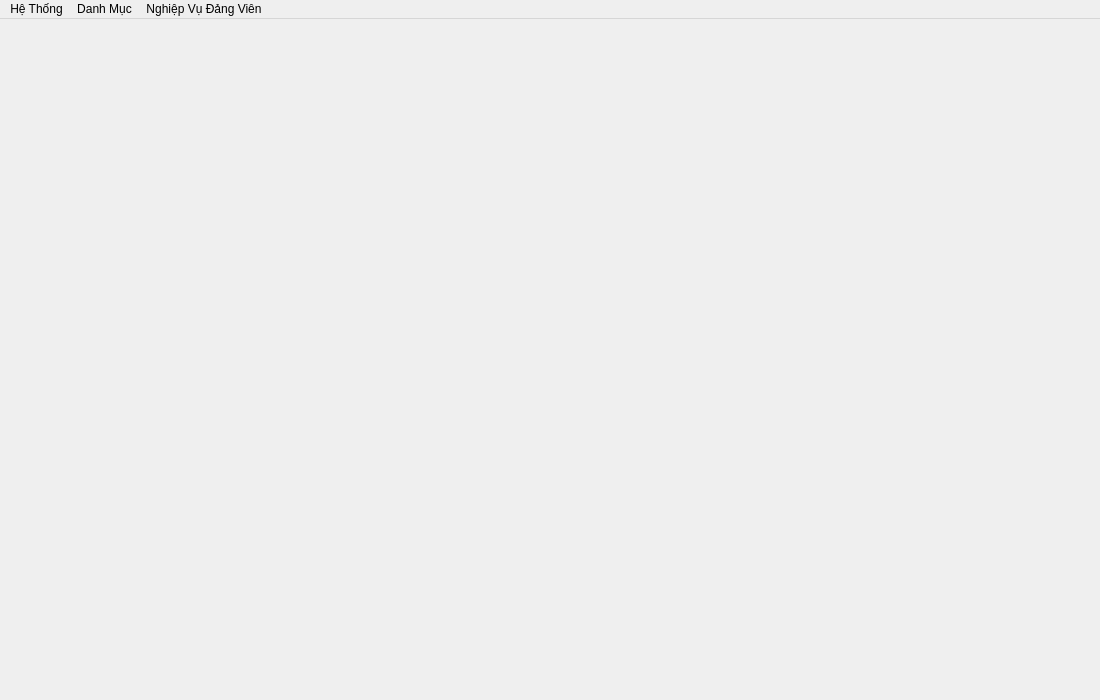
<?xml version="1.0" encoding="UTF-8"?>
<ui version="4.0">
 <class>MainWindow</class>
 <widget class="QMainWindow" name="MainWindow">
  <property name="geometry">
   <rect>
    <x>0</x>
    <y>0</y>
    <width>1100</width>
    <height>700</height>
   </rect>
  </property>
  <property name="sizePolicy">
   <sizepolicy hsizetype="Minimum" vsizetype="Minimum">
    <horstretch>0</horstretch>
    <verstretch>0</verstretch>
   </sizepolicy>
  </property>
  <property name="minimumSize">
   <size>
    <width>1100</width>
    <height>700</height>
   </size>
  </property>
  <property name="maximumSize">
   <size>
    <width>1100</width>
    <height>700</height>
   </size>
  </property>
  <property name="windowTitle">
   <string>Quản Lý Thông Tin Đảng Viên</string>
  </property>
  <widget class="QWidget" name="centralwidget">
   <property name="sizePolicy">
    <sizepolicy hsizetype="Fixed" vsizetype="Fixed">
     <horstretch>0</horstretch>
     <verstretch>0</verstretch>
    </sizepolicy>
   </property>
   <widget class="QLabel" name="label_background">
    <property name="geometry">
     <rect>
      <x>0</x>
      <y>0</y>
      <width>1101</width>
      <height>681</height>
     </rect>
    </property>
    <property name="sizePolicy">
     <sizepolicy hsizetype="Fixed" vsizetype="Fixed">
      <horstretch>0</horstretch>
      <verstretch>0</verstretch>
     </sizepolicy>
    </property>
    <property name="text">
     <string/>
    </property>
    <property name="pixmap">
     <pixmap>resources/background.jpg</pixmap>
    </property>
    <property name="scaledContents">
     <bool>true</bool>
    </property>
   </widget>
  </widget>
  <widget class="QMenuBar" name="menubar">
   <property name="geometry">
    <rect>
     <x>0</x>
     <y>0</y>
     <width>1100</width>
     <height>21</height>
    </rect>
   </property>
   <property name="sizePolicy">
    <sizepolicy hsizetype="MinimumExpanding" vsizetype="Minimum">
     <horstretch>0</horstretch>
     <verstretch>0</verstretch>
    </sizepolicy>
   </property>
   <property name="maximumSize">
    <size>
     <width>16777215</width>
     <height>16777215</height>
    </size>
   </property>
   <widget class="QMenu" name="menuH_Th_ng">
    <property name="title">
     <string>Hệ Thống</string>
    </property>
    <addaction name="menu_hethong_canhan"/>
    <addaction name="menu_hethong_doimatkhau"/>
    <addaction name="menu_hethong_thoat"/>
    <addaction name="separator"/>
   </widget>
   <widget class="QMenu" name="menuDanh_M_c">
    <property name="title">
     <string>Danh Mục</string>
    </property>
    <addaction name="menu_danhmuc_chibo"/>
    <addaction name="menu_danhmuc_chucvudangvien"/>
    <addaction name="menu_danhmuc_chucvuchinhquyen"/>
    <addaction name="menu_danhmuc_trinhdochuyenmon"/>
    <addaction name="menu_chuyenmuc_trinhdolyluanchinhtri"/>
    <addaction name="menu_chuyenmuc_dantoc"/>
    <addaction name="menu_danhmuc_tongiao"/>
   </widget>
   <widget class="QMenu" name="menuNghi_p_V_ng_Vi_n">
    <property name="title">
     <string>Nghiệp Vụ Đảng Viên</string>
    </property>
    <addaction name="menu_dangvien"/>
   </widget>
   <addaction name="menuH_Th_ng"/>
   <addaction name="menuDanh_M_c"/>
   <addaction name="menuNghi_p_V_ng_Vi_n"/>
  </widget>
  <action name="menu_hethong_canhan">
   <property name="text">
    <string>Cá Nhân</string>
   </property>
  </action>
  <action name="menu_hethong_doimatkhau">
   <property name="text">
    <string>Thay đổi mật khẩu</string>
   </property>
  </action>
  <action name="menu_hethong_thoat">
   <property name="text">
    <string>Thoát</string>
   </property>
  </action>
  <action name="menu_danhmuc_chibo">
   <property name="text">
    <string>Chi bộ</string>
   </property>
  </action>
  <action name="menu_danhmuc_chucvudangvien">
   <property name="text">
    <string>Chức vụ Đảng viên</string>
   </property>
  </action>
  <action name="menu_danhmuc_chucvuchinhquyen">
   <property name="text">
    <string>Chức vụ Chính quyền</string>
   </property>
  </action>
  <action name="menu_danhmuc_trinhdochuyenmon">
   <property name="text">
    <string>Trình độ Chuyên môn</string>
   </property>
  </action>
  <action name="menu_chuyenmuc_trinhdolyluanchinhtri">
   <property name="text">
    <string>Trình độ Lý luận chính trị</string>
   </property>
  </action>
  <action name="menu_chuyenmuc_dantoc">
   <property name="text">
    <string>Dân tộc</string>
   </property>
  </action>
  <action name="menu_danhmuc_tongiao">
   <property name="text">
    <string>Tôn giáo</string>
   </property>
  </action>
  <action name="menu_dangvien">
   <property name="text">
    <string>Thông tin Đảng viên</string>
   </property>
  </action>
 </widget>
 <resources/>
 <connections/>
</ui>
